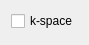
<?xml version="1.0" encoding="UTF-8"?>
<ui version="4.0">
 <class>ArpesToolsView</class>
 <widget class="QWidget" name="ArpesToolsView">
  <property name="geometry">
   <rect>
    <x>0</x>
    <y>0</y>
    <width>84</width>
    <height>45</height>
   </rect>
  </property>
  <property name="windowTitle">
   <string>Form</string>
  </property>
  <layout class="QVBoxLayout" name="verticalLayout">
   <item>
    <widget class="QCheckBox" name="kSpaceCheckBox">
     <property name="text">
      <string>k-space</string>
     </property>
    </widget>
   </item>
   <item>
    <spacer name="verticalSpacer">
     <property name="orientation">
      <enum>Qt::Vertical</enum>
     </property>
     <property name="sizeHint" stdset="0">
      <size>
       <width>20</width>
       <height>40</height>
      </size>
     </property>
    </spacer>
   </item>
  </layout>
 </widget>
 <resources/>
 <connections/>
</ui>
